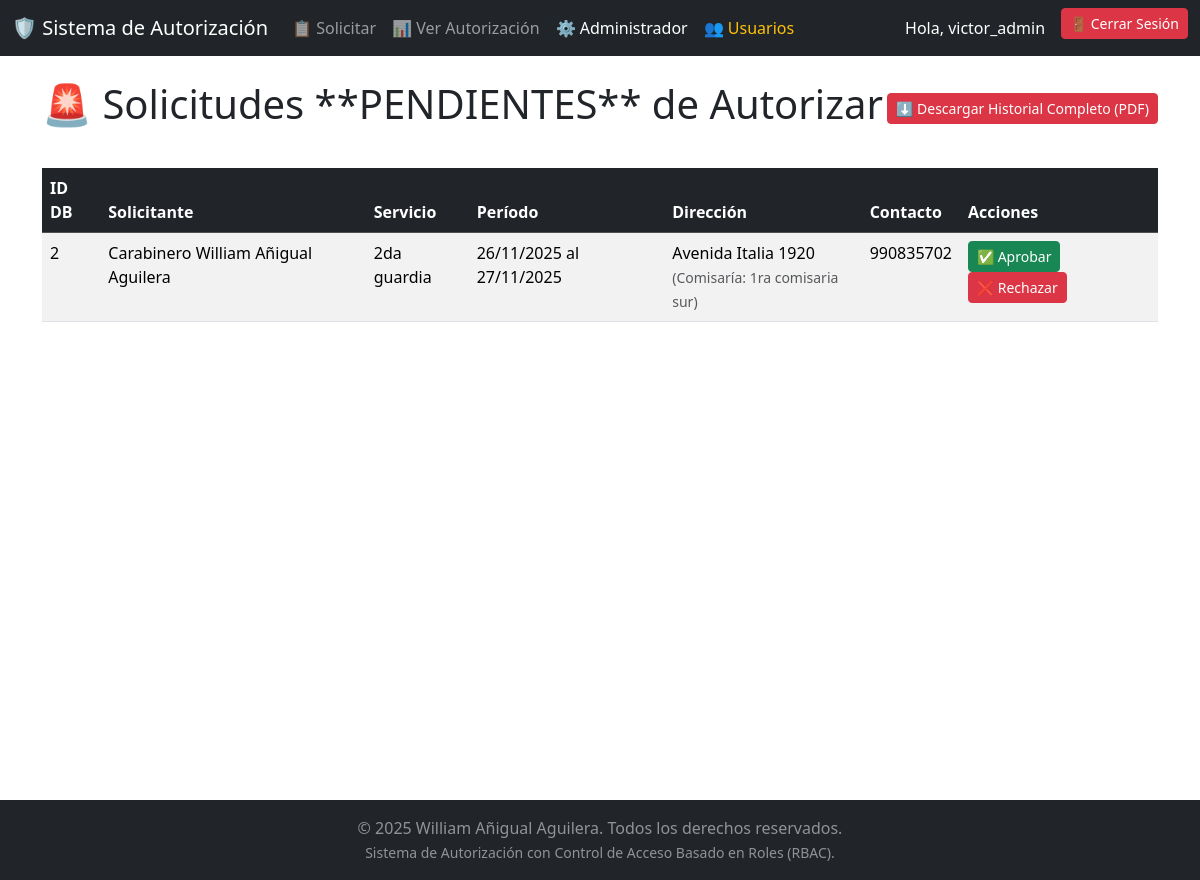
The app's page /admin (signed in) with its own data.
### app.py (models this page shows, shortened)
class Usuario(UserMixin, db.Model):
    id = db.Column(db.Integer, primary_key=True)
    username = db.Column(db.String(80), unique=True, nullable=False)
    password_hash = db.Column(db.String(128))
    rol = db.Column(db.String(80), nullable=False)

class SolicitudDB(db.Model):
    id = db.Column(db.Integer, primary_key=True)
    solicitante = db.Column(db.String(100), nullable=False)
    fecha_inicio_str = db.Column(db.String(10), nullable=False)
    fecha_fin_str = db.Column(db.String(10), nullable=False)
    direccion = db.Column(db.String(200))
    comisaria_cercana = db.Column(db.String(100))
    contacto = db.Column(db.String(50))
    servicio = db.Column(db.String(200), nullable=False)
    estado = db.Column(db.String(15), default="PENDIENTE")
    autorizador = db.Column(db.String(80), nullable=True)
    def get_fecha_inicio(self):
        return datetime.strptime(self.fecha_inicio_str, '%Y-%m-%d').strftime('%d/%m/%Y')
    def get_fecha_fin(self):
        return datetime.strptime(self.fecha_fin_str, '%Y-%m-%d').strftime('%d/%m/%Y')

### app.py (the view)
@app.route('/admin')
@login_required
def panel_admin():
    if not tiene_permiso("autorizar_solicitud"):
         return "Acceso Denegado. No tienes permiso de Administrador.", 403
    solicitudes = SolicitudDB.query.filter_by(estado="PENDIENTE").all()
    return render_template('administrador.html', solicitudes=solicitudes, current_user=current_user)

### app.py (called while the page is built)
@login_manager.user_loader
def load_user(user_id):
    return Usuario.query.get(int(user_id))

def tiene_permiso(permiso_requerido):
    if not current_user.is_authenticated:
        return False
    rol_del_usuario = current_user.rol
    permisos_del_rol = ROLES.get(rol_del_usuario, [])
    return permiso_requerido in permisos_del_rol

### templates/administrador.html (shortened to what this page needs)
<!DOCTYPE html>
<html lang="es">
<head>
    <link href="https://cdn.jsdelivr.net/npm/bootstrap@5.3.3/dist/css/bootstrap.min.css"
          rel="stylesheet">
    <link rel="stylesheet" href="{{ url_for('static', filename='styles.css') }}">
</head>
<body>
    <div class="wrapper">
        <nav class="navbar navbar-expand-lg navbar-dark bg-dark">
            <div class="container-fluid">
                <a class="navbar-brand" href="/solicitudes">🛡️ Sistema de Autorización</a>
                <div class="collapse navbar-collapse" id="navbarNav">
                    <ul class="navbar-nav me-auto mb-2 mb-lg-0">
                        <li class="nav-item"><a class="nav-link" href="/">📋 Solicitar</a></li>
                        <li class="nav-item"><a class="nav-link" href="/solicitudes">📊 Ver Autorización</a></li>
                        {% if current_user.is_authenticated and current_user.rol == 'Administrador' %}
                        <li class="nav-item"><a class="nav-link active" href="/admin">⚙️ Administrador</a></li>
                        <li class="nav-item"><a class="nav-link text-warning" href="/gestionar_usuarios">👥 Usuarios</a></li>
                        {% endif %}
                    </ul>
                    <ul class="navbar-nav">
                        {% if current_user.is_authenticated %}
                        <li class="nav-item"><span class="nav-link text-white">Hola, {{ current_user.username }}</span></li>
                        <li class="nav-item"><a class="btn btn-danger btn-sm ms-2" href="/logout">🚪 Cerrar Sesión</a></li>
                        {% else %}
                        <li class="nav-item"><a class="btn btn-success btn-sm" href="/login">🔑 Iniciar Sesión</a></li>
                        {% endif %}
                    </ul>
                </div>
            </div>
        </nav>
        <div class="content container py-4">
            <div class="d-flex justify-content-between align-items-center mb-3">
                <h1>🚨 Solicitudes **PENDIENTES** de Autorizar</h1>
                <a href="{{ url_for('descargar_historial_pdf') }}" class="btn btn-danger btn-sm">
                    ⬇️ Descargar Historial Completo (PDF)
                </a>
            </div>
            {% if not solicitudes %}
                <div class="alert alert-info mt-3" role="alert">
                    🎉 ¡No hay solicitudes pendientes en este momento!
                </div>
            {% else %}
            <div class="table-responsive">
                <table class="table table-striped table-hover mt-3">
                    <thead class="table-dark">
                        <tr>
                            <th>ID DB</th>
                            <th>Solicitante</th>
                            <th>Servicio</th>
                            <th>Período</th>
                            <th>Dirección</th>
                            <th>Contacto</th>
                            <th>Acciones</th>
                        </tr>
                    </thead>
                    <tbody>
                        {% for sol in solicitudes %}
                        <tr>
                            <td>{{ sol.id }}</td>
                            <td>{{ sol.solicitante }}</td>
                            <td>{{ sol.servicio }}</td>
                            <td>{{ sol.get_fecha_inicio() }} al {{ sol.get_fecha_fin() }}</td>
                            <td>{{ sol.direccion }} <br><small class="text-muted">(Comisaría: {{ sol.comisaria_cercana }})</small></td>
                            <td>{{ sol.contacto }}</td>
                            <td class="actions">
                                <form method="POST" action="/gestionar_autorizacion" class="d-inline">
                                    <button type="submit" name="accion" value="APROBADA" class="btn btn-success btn-sm">✅ Aprobar</button>
                                </form>
                                <form method="POST" action="/gestionar_autorizacion" class="d-inline">
                                    <button type="submit" name="accion" value="RECHAZADA" class="btn btn-danger btn-sm">❌ Rechazar</button>
                                </form>
                            </td>
                        </tr>
                        {% endfor %}
                    </tbody>
                </table>
            </div>
            {% endif %}
        </div>
    </div>
    {% include 'footer.html' %}
</body>
</html>

### static/styles.css (style rules this page uses)
html { box-sizing: border-box; }
*, *::before, *::after { box-sizing: inherit; }
html, body { height: 100%; margin: 0; }
.wrapper { min-height: 100vh; display: flex; flex-direction: column; }
.content { flex-grow: 1; }

### records on screen
Usuario: username "victor_admin"
SolicitudDB: id "2", solicitante "Carabinero William Añigual Aguilera", servicio "2da guardia", get_fecha_inicio "26/11/2025", get_fecha_fin "27/11/2025", direccion "Avenida Italia 1920", comisaria_cercana "1ra comisaria sur", contacto "990835702"
